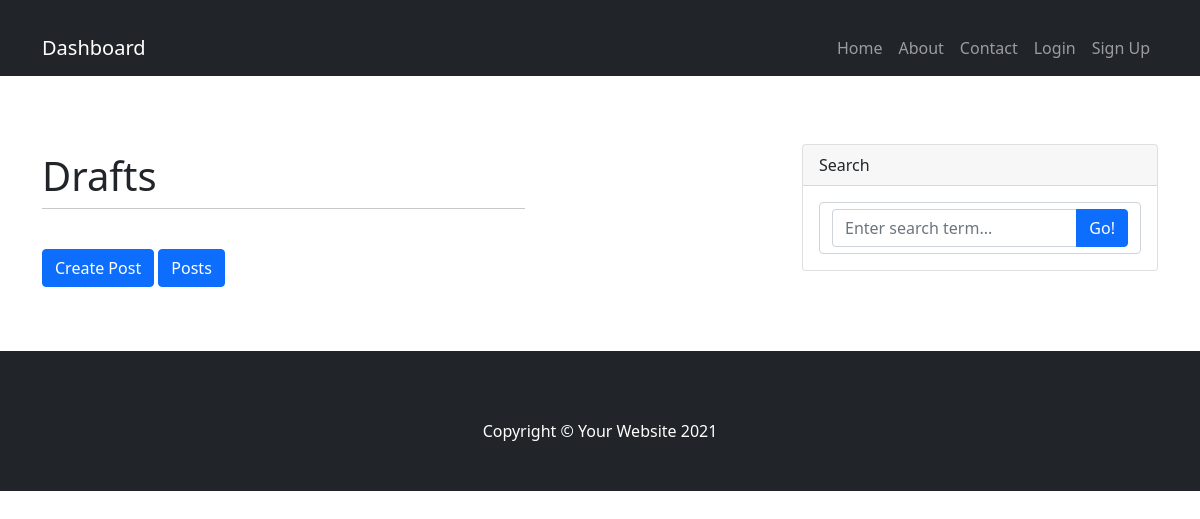
Page /drafts/ on the earlier database version.
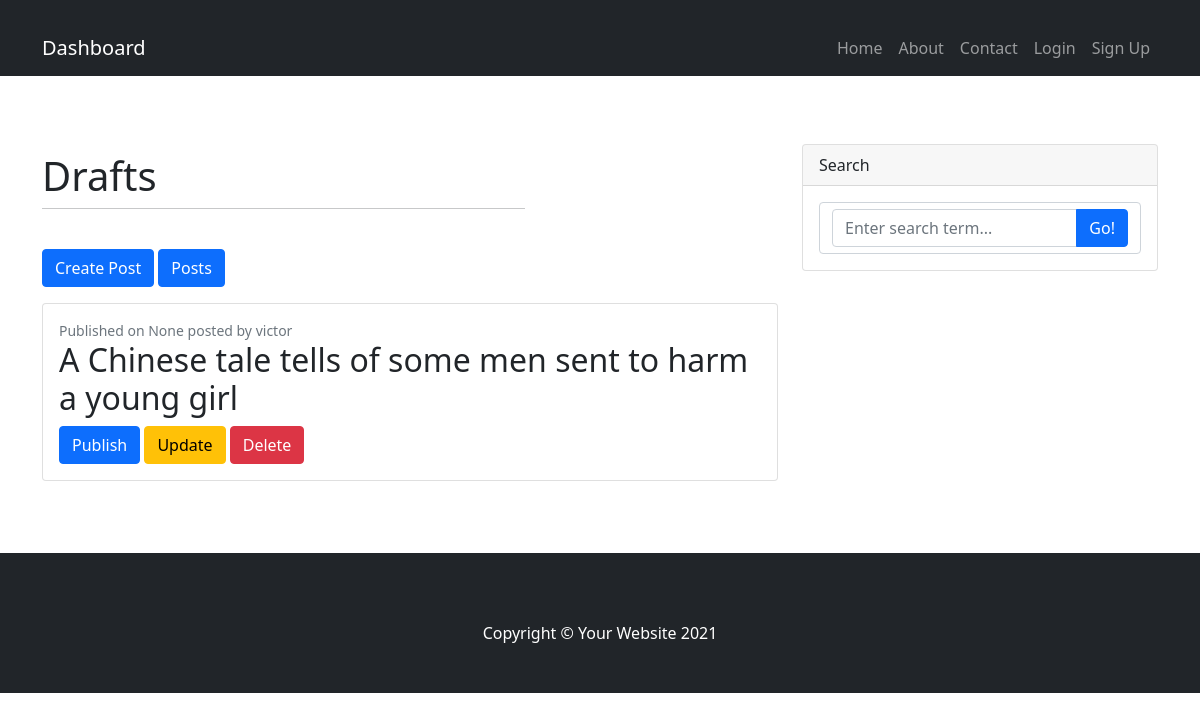
Same page on the later database version.
### blog/models.py (models this page shows, shortened)
class Post(models.Model):
    author = models.ForeignKey(User, on_delete=models.CASCADE)
    title = models.CharField(max_length=200)
    content = models.TextField()
    slug = models.SlugField(allow_unicode=True, unique=True, blank=True)
    image = models.ImageField(default='post.jpg', upload_to='post_pics/')
    created_date = models.DateField(default=timezone.now)
    published_date = models.DateField(blank=True, null=True)
    category = models.ForeignKey('blog.category', on_delete=models.CASCADE)

### blog/views.py (the view)
# urls.py: path('drafts/', views.DraftPostView.as_view(), name='post_drafts'),
class DraftPostView(ListView):
    context_object_name = "drafts"
    template_name = 'dashboard/draft_post_list.html'
    model = Post
    def get_queryset(self):
        return Post.objects.filter(published_date=None)

### blog/templates/dashboard/draft_post_list.html (shortened to what this page needs)
{% extends 'dashboard/d_base.html'%}
{% block content %}
        <div class="container">
            <div class="row py-5">
                <div class="col-lg-8">
                    <div class="row justify-content-left">
                        <div class="col-8">
                          <h1 class="mt-2">Drafts</h1>
                          <hr class="mt-0 mb-4">
                        <a class="btn btn-primary my-3" href="{% url 'post_create' %}">Create Post</a>
                        <a class="btn btn-primary my-3" href="{% url 'dashboard' %}">Posts</a>
                        </div>
                    </div>
                    {% for post in drafts %}
                        {% if not post.published_date%}
                        <div class="card mb-4">
                            <div class="card-body">
                                <div class="small text-muted">Published on {{ post.published_date }} posted by {{ post.author.username }}</div>
                                <h2 class="card-title">{{ post.title }}</h2>
                                <a class="btn btn-primary" href="{% url 'post_publish' slug=post.slug %}">Publish</a>
                                <a class="btn btn-warning" href="#">Update</a>
                                <a class="btn btn-danger" href="#">Delete</a>
                            </div>
                        </div>
                        {% else %}
                        <div class="card mb-4">
                            <div class="card-body">
                                <h2 class="card-title">You have no posts to display</h2>
                            </div>
                        </div>
                        {% endif %}
                    {% endfor %}
                </div>
                <div class="col-lg-4">
                    <div class="card mb-4">
                        <div class="card-header">Search</div>
                        <div class="card-body">
                            <form class="form-control" method="GET" action="{% url 'search_result' %}">
                            <div class="input-group">
                                <input class="form-control" name="q" type="text" placeholder="Enter search term..." aria-label="Enter search term..." aria-describedby="button-search" />
                                <button class="btn btn-primary" id="button-search" type="submit">Go!</button>
                            </div>
                            </form>
                        </div>
                    </div>
                </div>
            </div>
        </div>
 {% endblock %}

Differences in the rows shown:
added Post: published_date "None", author.username "victor", title "A Chinese tale tells of some men sent to harm a young girl"
